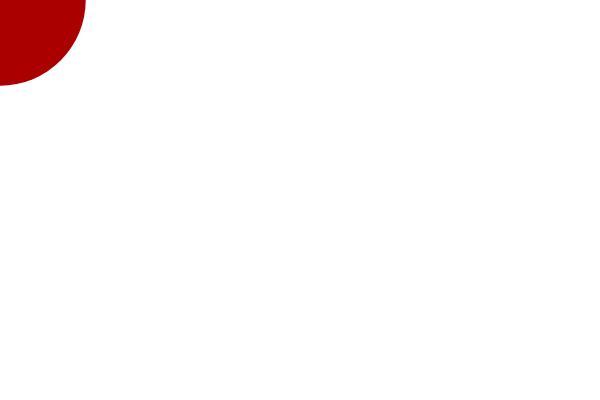
Frame 1 (no input)
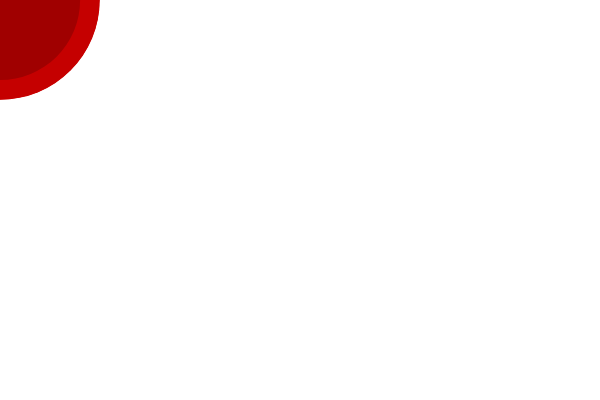
Frame 60 (no input)
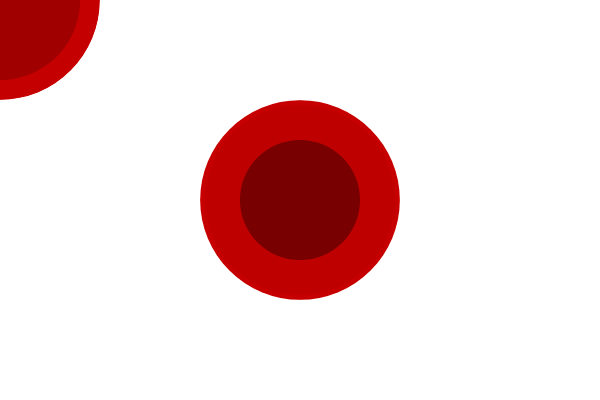
Frame 120 (the mouse pressed at the canvas centre since frame 60)

The p5.js sketch that drew these frames (run headless with seeded random() and noise() and a simulated clock; from frame 60 on, the mouse is pressed at the canvas centre):

// p5.js sketch
// ── sketch.js
function setup() {
  createCanvas(600, 400);
  background(255);
  // frameRate(3)
  noStroke()
  
}

function draw() {

  r = random(100,200)
  fill(r, 0, 0)
  circle(mouseX,mouseY, r)

}
